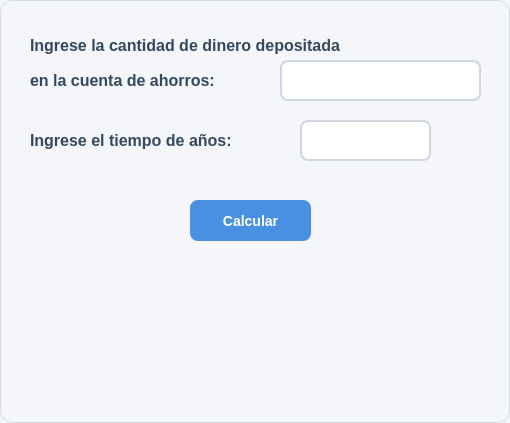
<?xml version="1.0" encoding="UTF-8"?>
<ui version="4.0">
 <class>DialogoEjercicio22</class>
 <widget class="QDialog" name="DialogoEjercicio22">
  <property name="geometry">
   <rect>
    <x>0</x>
    <y>0</y>
    <width>510</width>
    <height>423</height>
   </rect>
  </property>
  <property name="windowTitle">
   <string>Dialog</string>
  </property>
  <property name="styleSheet">
   <string notr="true">/* =========================
   ESTILO GENERAL DEL DIALOG
   ========================= */
QDialog {
    background-color: #f4f6f9;
    border: 1px solid #d6dce5;
    border-radius: 12px;
    font-family: &quot;Segoe UI&quot;;
    font-size: 14px;
    color: #2c3e50;
}

/* =========================
   LABELS
   ========================= */
QLabel {
    color: #34495e;
    font-weight: 500;
    background: transparent;
}

/* =========================
   CAMPOS DE TEXTO
   ========================= */
QLineEdit {
    background-color: #ffffff;
    border: 2px solid #d0d7de;
    border-radius: 8px;
    padding: 8px 10px;
    color: #2c3e50;
    selection-background-color: #4a90e2;
    selection-color: white;
}

/* Cuando el usuario selecciona el campo */
QLineEdit:focus {
    border: 2px solid #4a90e2;
    background-color: #ffffff;
}

/* Campo deshabilitado */
QLineEdit:disabled {
    background-color: #ecf0f1;
    color: #95a5a6;
    border: 2px solid #dfe6e9;
}

/* =========================
   BOTONES
   ========================= */
QPushButton {
    background-color: #4a90e2;
    color: white;
    border: none;
    border-radius: 8px;
    padding: 8px 16px;
    font-size: 14px;
    font-weight: 600;
}

/* Hover */
QPushButton:hover {
    background-color: #357abd;
}

/* Click */
QPushButton:pressed {
    background-color: #2f6da3;
    padding-top: 9px;
    padding-bottom: 7px;
}

/* Botón deshabilitado */
QPushButton:disabled {
    background-color: #bdc3c7;
    color: #ecf0f1;
}

/* =========================
   TOOLTIP OPCIONAL
   ========================= */
QToolTip {
    background-color: #2c3e50;
    color: white;
    border: 1px solid #4a90e2;
    padding: 5px;
    border-radius: 6px;
}</string>
  </property>
  <widget class="QLabel" name="label">
   <property name="geometry">
    <rect>
     <x>30</x>
     <y>0</y>
     <width>411</width>
     <height>91</height>
    </rect>
   </property>
   <property name="font">
    <font>
     <pointsize>12</pointsize>
     <weight>62</weight>
     <bold>true</bold>
    </font>
   </property>
   <property name="text">
    <string>Ingrese la cantidad de dinero depositada</string>
   </property>
  </widget>
  <widget class="QLabel" name="label_2">
   <property name="geometry">
    <rect>
     <x>30</x>
     <y>120</y>
     <width>271</width>
     <height>41</height>
    </rect>
   </property>
   <property name="font">
    <font>
     <pointsize>12</pointsize>
     <weight>62</weight>
     <bold>true</bold>
    </font>
   </property>
   <property name="text">
    <string>Ingrese el tiempo de años:</string>
   </property>
  </widget>
  <widget class="QLineEdit" name="txt_dinero">
   <property name="geometry">
    <rect>
     <x>280</x>
     <y>60</y>
     <width>201</width>
     <height>41</height>
    </rect>
   </property>
   <property name="font">
    <font>
     <pointsize>10</pointsize>
     <weight>75</weight>
     <bold>true</bold>
    </font>
   </property>
  </widget>
  <widget class="QLineEdit" name="txt_tiempo">
   <property name="geometry">
    <rect>
     <x>300</x>
     <y>120</y>
     <width>131</width>
     <height>41</height>
    </rect>
   </property>
   <property name="font">
    <font>
     <pointsize>10</pointsize>
     <weight>75</weight>
     <bold>true</bold>
    </font>
   </property>
  </widget>
  <widget class="QPushButton" name="btn_calcular">
   <property name="geometry">
    <rect>
     <x>190</x>
     <y>200</y>
     <width>121</width>
     <height>41</height>
    </rect>
   </property>
   <property name="text">
    <string>Calcular</string>
   </property>
  </widget>
  <widget class="QLabel" name="lbl_calculo">
   <property name="geometry">
    <rect>
     <x>40</x>
     <y>270</y>
     <width>441</width>
     <height>121</height>
    </rect>
   </property>
   <property name="font">
    <font>
     <pointsize>10</pointsize>
     <weight>62</weight>
     <bold>true</bold>
    </font>
   </property>
   <property name="text">
    <string/>
   </property>
   <property name="alignment">
    <set>Qt::AlignCenter</set>
   </property>
  </widget>
  <widget class="QLabel" name="label_4">
   <property name="geometry">
    <rect>
     <x>30</x>
     <y>60</y>
     <width>251</width>
     <height>41</height>
    </rect>
   </property>
   <property name="font">
    <font>
     <pointsize>12</pointsize>
     <weight>62</weight>
     <bold>true</bold>
    </font>
   </property>
   <property name="text">
    <string>en la cuenta de ahorros:</string>
   </property>
  </widget>
 </widget>
 <resources/>
 <connections/>
</ui>
